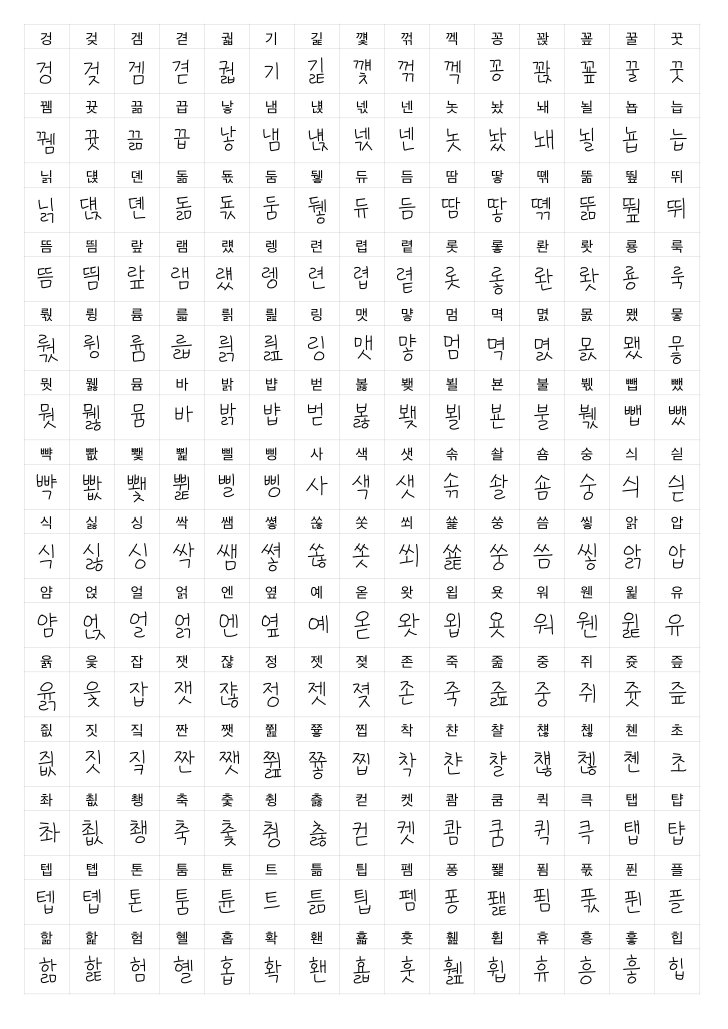
#> input picture media/hand_writing/yula_handwriting.jpg, 2182 x 3086 px (shown at 1/3 size)
$ python -i run.py   (imports and definitions only)
#> lines starting #> are read from the running program, lines starting #| are printed output that depends on the picture; after the words box and inside, x2 and y2 are one past the last pixel; in counts of white or black regions, pixels touching at a corner belong together
#> further down, picture is the input picture: shape (3086, 2182, 3); min 0, max 255, mean 244.4
# -*- coding: utf-8 -*-
from __future__ import print_function
from __future__ import absolute_import

import sys
import numpy as np
import cv2
import os
from PIL import Image
from PIL import ImageDraw
from PIL import ImageFont
import json
import collections
import glob
import pickle
import random
import argparse

import tensorflow as tf

from unet import UNet
from utils import compile_frames_to_gif

name = ''
src_font = 'DancingScript-Regular.ttf' #src font 있는 위치
path = './font/' # dst font들 있는 위치
# [1 line that did not run here, left out]
num = random.choice([1, 5, 6, 8, 12, 18, 20, 21])
char_size, canvas_size, final_canvas_size = 100, 2000, 256
x_offset, y_offset = 400, 400
sample_dir = './samples/' # obj에 들어가는 사진 데이터 저장할 곳
# [2 lines not run here, left out]
obj_dir = './obj/' # obj 파일 저장할 곳
# [2 lines not run here, left out]
label = 1

model_dir = './model/' + str(num) + '/' # checkpoint 있는 주소
batch_size = 1
source_obj = obj_dir + 'test.obj'
embedding_ids = '0'
save_dir = './results/' # 아웃풋 이미지 저장할 주소 (아래에서 생성해서 미리 만들어둘 필요 없음)
# [2 lines not run here, left out]
inst_norm = 0


def crop_image(img):
    image = np.array(img)
    blur = cv2.GaussianBlur(image, ksize=(3,3), sigmaX=0)
    ret, thresh1 = cv2.threshold(blur, 127, 255, cv2.THRESH_BINARY)
#> thresh1: shape (3086, 2182, 3); 96.3% white; 1494 black regions (3 under 20 px), largest, box (x1, y1, x2, y2) and area: (1471, 2074, 1524, 2119) 689, (926, 1848, 972, 1892) 518, (1878, 98, 1912, 135) 508
    edged = cv2.Canny(blur, 10, 250)
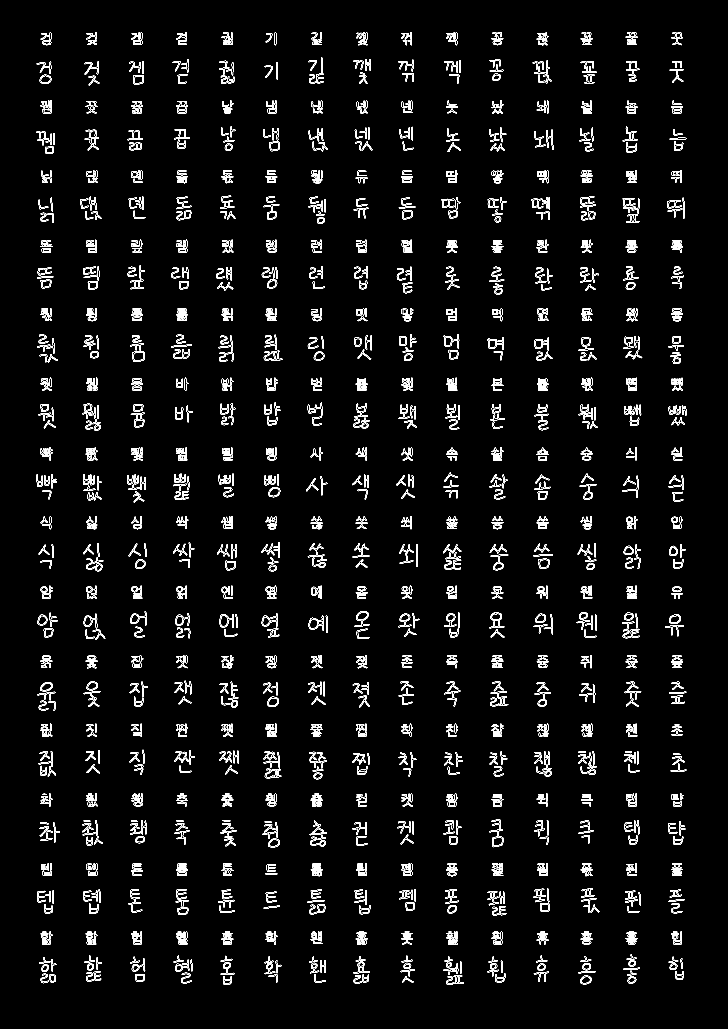
#> edged: shape (3086, 2182) (shown at 1/3 size); 2.6% white in thin lines or dots, all inside (x1, y1, x2, y2) = (109, 96, 2061, 2955)
    kernel = cv2.getStructuringElement(cv2.MORPH_RECT, (7,7))
    closed = cv2.morphologyEx(edged, cv2.MORPH_CLOSE, kernel)
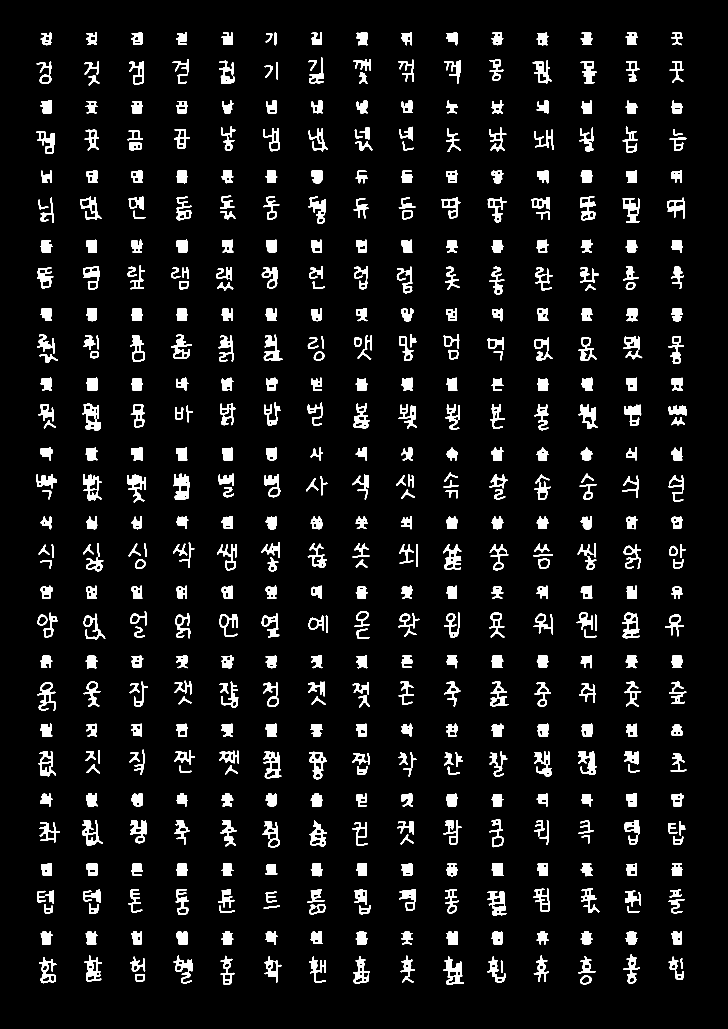
#> closed: shape (3086, 2182) (shown at 1/3 size); 6.5% white; 521 white regions
    contours, _ = cv2.findContours(closed.copy(),cv2.RETR_EXTERNAL, cv2.CHAIN_APPROX_SIMPLE)
#> contours = 521 contours; largest, box (x1, y1, x2, y2) and area: (790, 2254, 844, 2335) 2643, (519, 1421, 568, 1500) 2572, (1866, 1837, 1919, 1915) 2558, (1330, 2868, 1392, 2954) 2517, (249, 1423, 305, 1501) 2464
    total = 0
#> (the run stopped early here; a loop or call above may not have finished)
